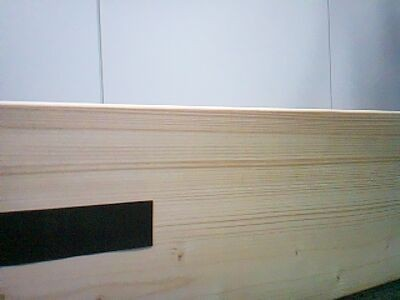
#> input picture image_rec/src/real_data/190BB699-2FBB-495B-9F3F-ED86044C5F08.JPEG, 400 x 300 px; its folder holds only this picture in this run
$ python contours_ex.py
#> lines starting #> are read from the running program, lines starting #| are printed output that depends on the picture; after the words box and inside, x2 and y2 are one past the last pixel; in counts of white or black regions, pixels touching at a corner belong together; long printed decimals are rounded
import cv2
import numpy as np
import math
import glob

# 閾値
threathold = 50

# 入力画像
file_path_list = glob.glob("./src/real_data/*")
query_img_list = []
for file_path in file_path_list:
    query_img = cv2.imread(file_path, 0)
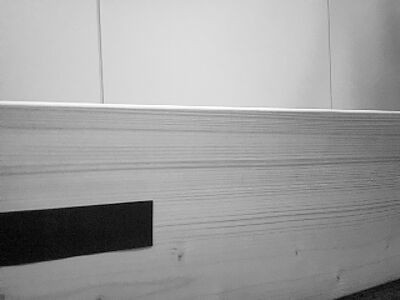
#> query_img: shape (300, 400); min 0, max 255, mean 157.7
    query_img = query_img[120:270, :]
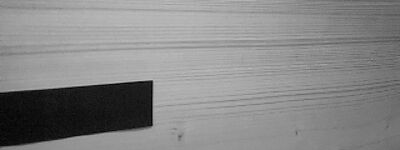
#> query_img: shape (150, 400); min 0, max 191, mean 134
    for i in range(5):
        query_img = cv2.GaussianBlur(query_img, (5,5), 0.5)
        query_ret, query_img = cv2.threshold(query_img, threathold, 255, cv2.THRESH_BINARY)
#> this loop made 5 passes
#> pass 1, `query_ret, query_img = cv2.threshold(query_img, threathold, 255, cv2.T..`:
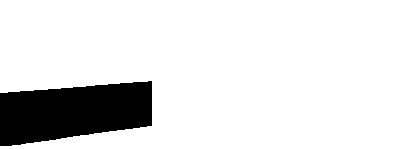
#> query_img: shape (150, 400); 87.5% white; 1 black region, box (x1, y1, x2, y2) and area: (0, 81, 152, 146) 7482
    query_img = cv2.Canny(query_img, 50, 100)
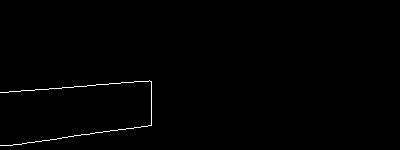
#> query_img: shape (150, 400); 0.58% white in thin lines or dots, all inside (x1, y1, x2, y2) = (0, 80, 152, 146)
    query_img_list.append(query_img)

for query_img in query_img_list:
    # 輪郭を検出
    contours, _ = cv2.findContours(query_img, cv2.RETR_TREE, cv2.CHAIN_APPROX_SIMPLE)

    for countour in contours:
        epsilon = 0.02*cv2.arcLength(countour, True)
        approx = cv2.approxPolyDP(countour, epsilon, True)
        print(len(approx))
        if len(approx) in [7,8,9]:
            (x,y), (MA, ma), angle = cv2.fitEllipse(countour)
            print(f"矢印の中心：({x},{y}), 向き：{angle}度")

            str_angle_degrees = ""
            if (0 <= angle and angle <= 10):
                str_angle_degrees = "Right"
            elif (350 <= angle):
                str_angle_degrees = "Right"
            elif (170 <= angle and angle <= 190):
                str_angle_degrees = "Left"
            else:
                str_angle_degrees = "Other"

            # 結果描画
            result_img = cv2.drawContours(query_img, countour, -1, (0,255,0), 3)
            font = cv2.FONT_HERSHEY_SIMPLEX
            #cv2.putText(result_img,f"{final_result}: {str_final_result}",(10,180),font,1,(0,0,0),2,cv2.LINE_AA)
            cv2.putText(result_img,f"{int(angle)}: {str_angle_degrees}",(10,100),font,1,(255,255,255),2,cv2.LINE_AA)
            cv2.imshow('result_img', result_img)
            cv2.waitKey(0)
            cv2.destroyAllWindows()

            break
#> this loop made 1 pass
#> contours on pass 1: 1 contour, all with area under 20
#| 6

$ run again, on image_rec/src/real_data/6FCF7CF4-4CC4-4A5A-A3A5-8933FEEF80E4.JPEG
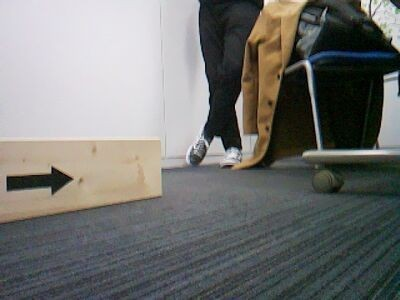
#> input picture image_rec/src/real_data/6FCF7CF4-4CC4-4A5A-A3A5-8933FEEF80E4.JPEG, 400 x 300 px
#> the loop `for i in range(5):` made 5 passes
#> pass 1, `query_ret, query_img = cv2.threshold(query_img, threathold, 255, cv2.T..`:
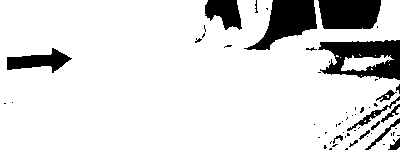
#> query_img: shape (150, 400); 86.6% white; 59 black regions (44 under 20 px), largest, box (x1, y1, x2, y2) and area: (318, 40, 400, 80) 2024, (244, 0, 317, 50) 1821, (318, 0, 381, 29) 1655
#> the loop `for query_img in query_img_list:` made 1 pass
#| 4
#| 11
#| 8
#| 矢印の中心：(392.961,143.701), 向き：43.0623664855957度
#> pass 1, `cv2.imshow('result_img', result_img)`:
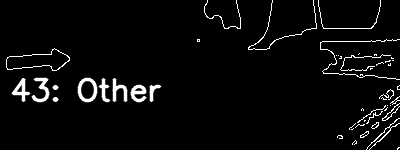
#> window 'result_img': shape (150, 400); min 0, max 255, mean 10.3

$ run again, on image_rec/src/real_data/7AB584D0-A548-4B3C-9096-92C550D7AC35.JPEG
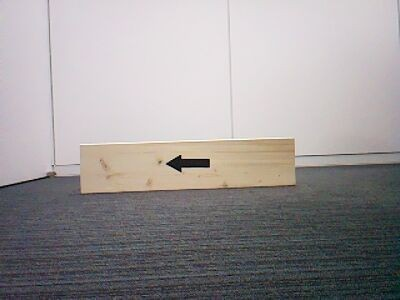
#> input picture image_rec/src/real_data/7AB584D0-A548-4B3C-9096-92C550D7AC35.JPEG, 400 x 300 px
#> the loop `for i in range(5):` made 5 passes
#> pass 1, `query_ret, query_img = cv2.threshold(query_img, threathold, 255, cv2.T..`:
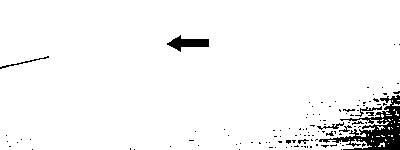
#> query_img: shape (150, 400); 95.8% white; 109 black regions (98 under 20 px), largest, box (x1, y1, x2, y2) and area: (319, 95, 400, 150) 1536, (167, 35, 209, 52) 348, (0, 56, 49, 69) 77
#> the loop `for query_img in query_img_list:` made 1 pass
#| 2
#| 8
#| 矢印の中心：(369.785,147.050), 向き：86.46939086914062度
#> pass 1, `cv2.imshow('result_img', result_img)`:
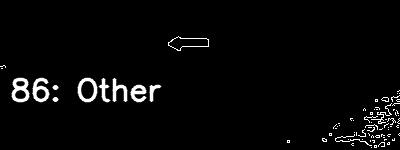
#> window 'result_img': shape (150, 400); min 0, max 255, mean 7.8

$ run again, on image_rec/src/real_data/A00023DA-9B53-44DE-9B7B-A72FADA9EE63.JPEG
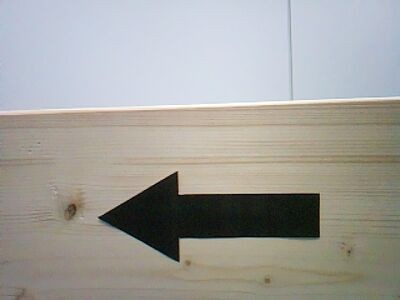
#> input picture image_rec/src/real_data/A00023DA-9B53-44DE-9B7B-A72FADA9EE63.JPEG, 400 x 300 px
#> the loop `for i in range(5):` made 5 passes
#> pass 1, `query_ret, query_img = cv2.threshold(query_img, threathold, 255, cv2.T..`:
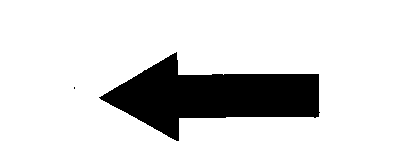
#> query_img: shape (150, 400); 83.9% white; 2 black regions (1 under 20 px), largest, box (x1, y1, x2, y2) and area: (99, 52, 320, 141) 9682
#> the loop `for query_img in query_img_list:` made 1 pass
#| 7
#| 矢印の中心：(214.853,97.881), 向き：91.28569793701172度
#> pass 1, `cv2.imshow('result_img', result_img)`:
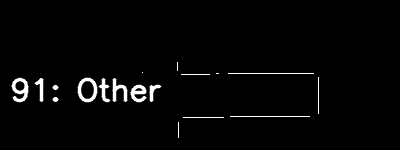
#> window 'result_img': shape (150, 400); min 0, max 255, mean 5.9
